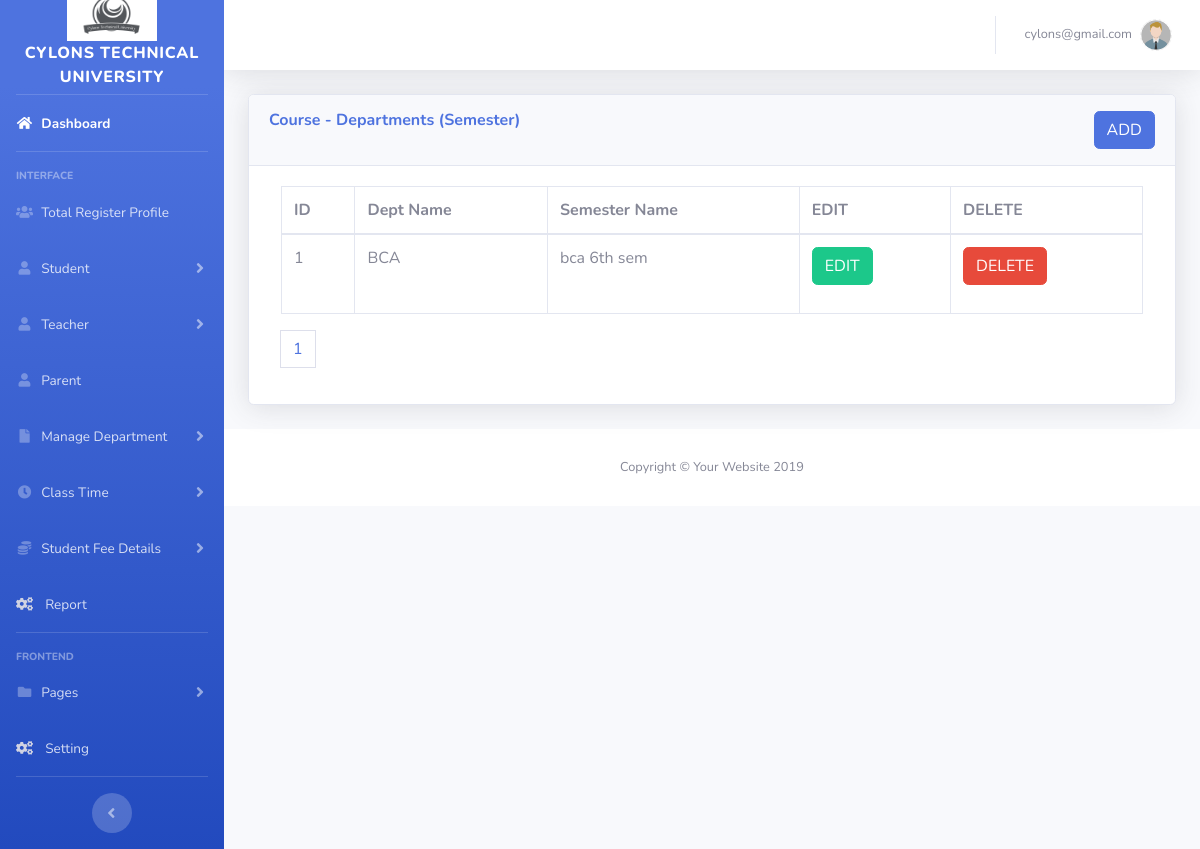
The page /admin/semester.php (signed in) on the database its author committed.
### tables this page shows
CREATE TABLE `semesters` (
  `semester_id` int(11) NOT NULL,
  `semester_name` varchar(255) NOT NULL,
  `dept_cate_id` int(11) NOT NULL,
  `delete_status` int(11) NOT NULL
);

CREATE TABLE `dept_category` (
  `id` int(10) NOT NULL,
  `name` varchar(100) NOT NULL,
  `description` varchar(100) NOT NULL,
  `department` varchar(255) NOT NULL,
  `image` varchar(100) NOT NULL,
  `subject_id` int(11) NOT NULL,
  `faculty_id` int(11) NOT NULL
);

### admin/semester.php (the view, shortened to what this page needs)
<?php
include('includes/header.php');
include('includes/navbar.php');
?>
        <?php
        $department = "SELECT * FROM dept_category";
        $dept_run = mysqli_query($conn,$department);
          ?>
<div class="container-fluid">
<div class="card shadow mb-4">
  <div class="card-header py-3">
    <h6 class="m-0 font-weight-bold text-primary">Course - Departments (Semester)
            <button type="button" class="btn btn-primary float-right" data-toggle="modal" data-target="#deptmodal">
              ADD
            </button>
    </h6>
  </div>
  <div class="card-body">
    <div class="table-responsive">
    <div class="col-md-12">
    <?php
    include "dbconfig.php";
    $limit = 3;
    if(isset($_GET['page'])){
       $page = $_GET['page'];
    }else{
       $page =1;
    }
    $offset = ($page - 1 ) * $limit;
    $query = "SELECT * FROM semesters ORDER BY semester_id LIMIT {$offset},{$limit}";
    $query_run = mysqli_query($conn,$query);
    if(mysqli_num_rows($query_run)>0){
    ?>
      <table class="table table-bordered" id="dataTable" width="100%" cellspacing="0">
        <thead>
          <tr>
            <th> ID </th>
            <th> Dept Name</th>
            <th> Semester Name</th>
            <th>EDIT </th>
            <th>DELETE </th>
          </tr>
        </thead>
        <tbody>
        <?php
          while($row = mysqli_fetch_assoc($query_run)){
            $dpt_cate_id = $row["dept_cate_id"];
            $dpt_cate = "SELECT * FROM dept_category WHERE id='$dpt_cate_id'";
            $dpt_cate_run = mysqli_query($conn,$dpt_cate);
        ?>
            <tr>
            <td><?php  echo $row['semester_id']; ?> </td>
            <td>
              <?php foreach($dpt_cate_run as $dpt_row) {echo $dpt_row['name'];} ?>
            </td>
            <td> <?php  echo $row['semester_name']; ?></td>
            <td>
              <form action="semester_edit.php" method="POST">
                <button type="submit" name="dept_cate_editbtn" class="btn btn-success">EDIT</button>
              </form>
            </td>
            <td>
              <form action="semester_code.php" method="POST">
                <button type="submit" name="dept_cate_deletebtn" class="btn btn-danger">DELETE</button>
              </form>
            </td>
            </tr>
        <?php
        }
          }
        ?>
        </tbody>
      </table>
      <?php
                                      $sql1 = "SELECT * FROM semesters";
                                      $result1 = mysqli_query($conn,$sql1) or die("Query FAiled.");
                                      if(mysqli_num_rows($result1) >0){
                                       $total_records = mysqli_num_rows($result1);
                                       $limit = 3;
                                       $total_page = ceil( $total_records / $limit);
                   echo '<ul class="pagination">';
                                       for($i = 1; $i <= $total_page; $i++){
                                           if($i== $page){
                                               $active = "active";
                                           }
                                           else{
                                               $active = "";
                                           }
                                           echo '<li class="'.$active.'" class="page-item "><a href="semesters.php?page='.$i.'"class="page-link">'.$i.'</a></li>';
                                       }
                                       echo '</ul>';
                                      }
                                      ?>
            </div>
    </div>
  </div>
</div>
</div>
<?php
include('includes/footer.php');
?>

### rows shown on the page
semesters: semester_id "1", semester_name "bca 6th sem"
dept_category: name "BCA"

### other values the page prints
$_SESSION['username'] "cylons@gmail.com"
